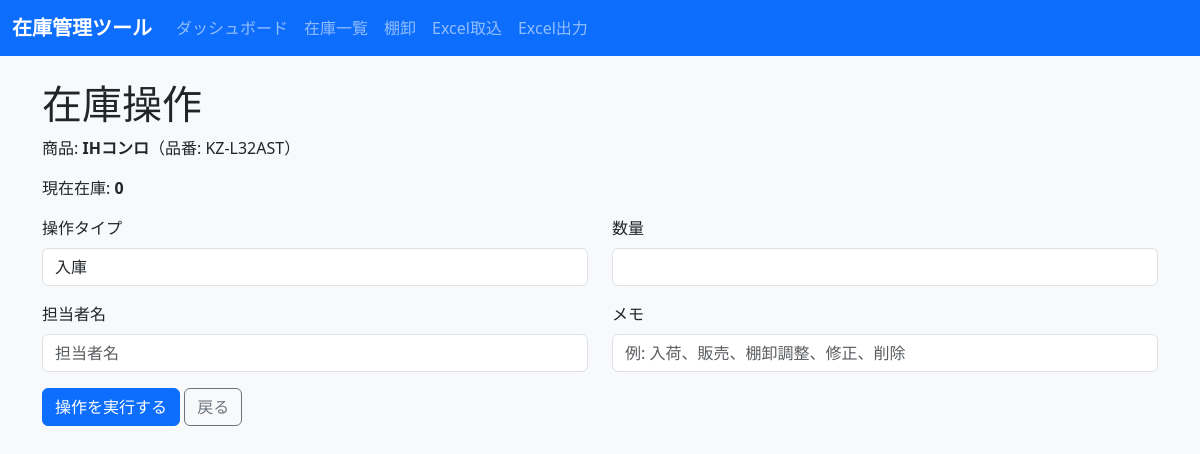
Page /stock/operate/296?type=inbound on the earlier database version.
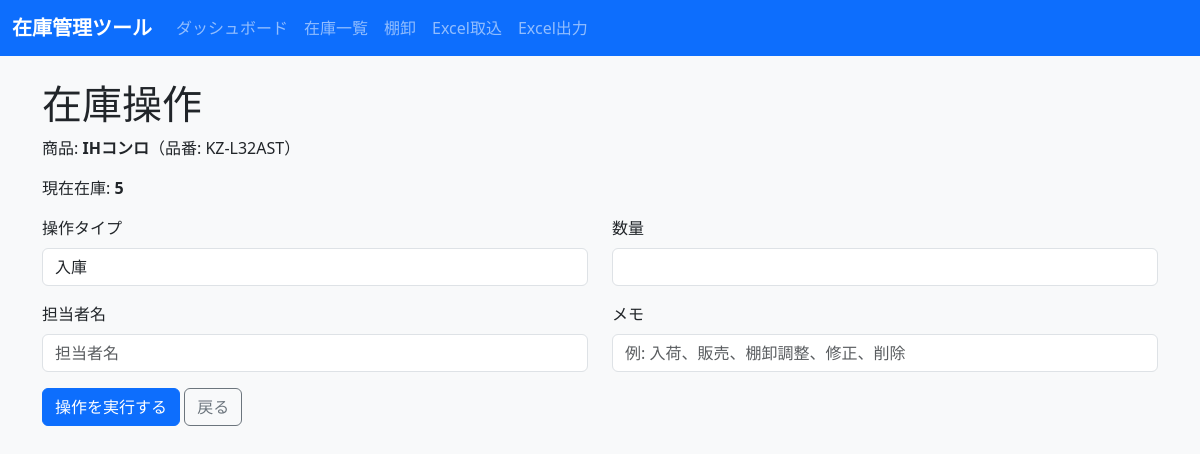
Same page on the later database version.
### tables this page shows
CREATE TABLE products (
            id INTEGER PRIMARY KEY AUTOINCREMENT,
            source_sheet TEXT,
            source_row INTEGER,
            big_category TEXT,
            maker_or_product TEXT,
            overview TEXT,
            sku TEXT NOT NULL,
            stock_status TEXT,
            display_flag TEXT,
            available_stock INTEGER NOT NULL DEFAULT 0,
            total_stock INTEGER NOT NULL DEFAULT 0,
            reorder_point INTEGER NOT NULL DEFAULT 0,
            staff_stock_json TEXT,
            notes TEXT,
            imported_at TEXT,
            current_stock INTEGER NOT NULL DEFAULT 0,
            name TEXT NOT NULL,
            category TEXT,
            location TEXT,
            last_in_date TEXT,
            last_out_date TEXT,
            created_at TEXT NOT NULL,
            updated_at TEXT NOT NULL
        );

### inventory_app/app.py (the view, shortened to what this page needs)
@app.route("/stock/operate/<int:product_id>", methods=["GET", "POST"])
def stock_operate(product_id):
    operation_type = request.args.get("type", "inbound")
    if operation_type not in ["inbound", "outbound", "adjustment", "modification"]:
        operation_type = "inbound"
    conn = get_db_connection()
    product = conn.execute(
        "SELECT * FROM products WHERE id = ?", (product_id,)
    ).fetchone()
    if product is None:
        conn.close()
        return "商品が見つかりません。", 404
    error_message = None
    conn.close()
    return render_template(
        "stock_operation.html",
        product=product,
        operation_type=operation_type,
        operation_label=OPERATION_LABELS.get(operation_type, operation_type),
        error_message=error_message,
    )

### inventory_app/app.py (called while the page is built)
def get_db_connection():
    conn = sqlite3.connect(DB_PATH)
    conn.row_factory = sqlite3.Row
    return conn

### inventory_app/templates/stock_operation.html (shortened to what this page needs)
{% extends 'base.html' %}
{% block content %}
  <h1>在庫操作</h1>
  <p>商品: <strong>{{ product.name }}</strong>（品番: {{ product.sku }}）</p>
  <p>現在在庫: <strong>{{ product.current_stock }}</strong></p>
  <form method="post" class="row gy-3">
    <div class="col-md-6">
      <label class="form-label">操作タイプ</label>
      <input type="text" class="form-control" value="{{ operation_label }}" readonly>
    </div>
    {% if operation_type == 'adjustment' %}
      <div class="col-md-6">
        <label class="form-label">実際在庫数</label>
        <input type="number" name="actual_quantity" class="form-control" min="0" required>
      </div>
    {% elif operation_type in ['modification', 'delete'] %}
      <div class="col-md-6">
        <label class="form-label">新在庫数</label>
        <input type="number" name="new_stock" class="form-control" min="0" required>
      </div>
    {% else %}
      <div class="col-md-6">
        <label class="form-label">数量</label>
        <input type="number" name="quantity" class="form-control" min="0" required>
      </div>
    {% endif %}
    <div class="col-md-6">
      <label class="form-label">担当者名</label>
      <input type="text" name="staff_name" class="form-control" placeholder="担当者名">
    </div>
    <div class="col-md-6">
      <label class="form-label">メモ</label>
      <input type="text" name="note" class="form-control" placeholder="例: 入荷、販売、棚卸調整、修正、削除">
    </div>
    <div class="col-12">
      <button type="submit" class="btn btn-primary">操作を実行する</button>
      <a href="{{ url_for('inventory') }}" class="btn btn-outline-secondary">戻る</a>
    </div>
  </form>
{% endblock %}

Differences in the rows shown:
changed products "IHコンロ": current_stock "0" → "5"
